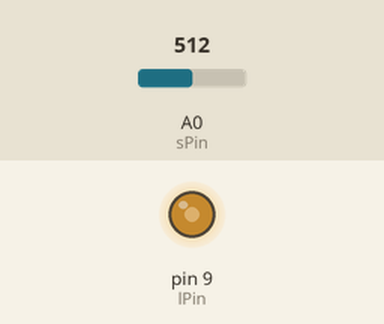
Bench run of a sketch on a simulated Arduino Uno, built with avr-gcc and run on an emulated ATmega328P. Parts: output pins drawn as LEDs (lit = HIGH). The test bench sets the inputs (shaded band); at power-on: A0 (sPin) = 512.

Above: at 1.2 s.
1.3 s: A0 (sPin) set to 716
At 2.1 s:
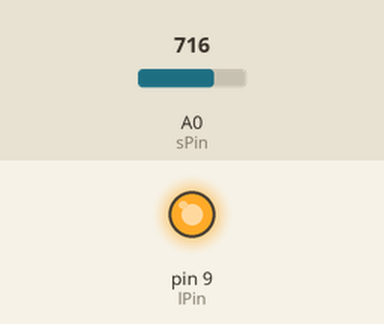
2.8 s: A0 (sPin) set to 511
At 3.2 s:
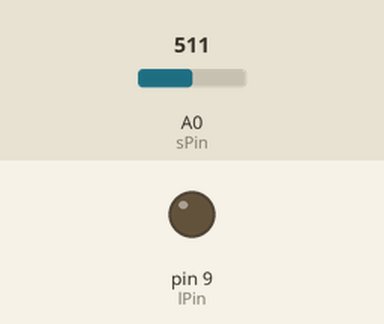
4.3 s: A0 (sPin) set to 532
5.8 s: A0 (sPin) set to 553
At 6.7 s:
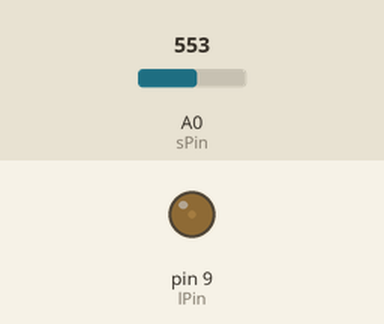
7.3 s: A0 (sPin) set to 306
At 7.8 s:
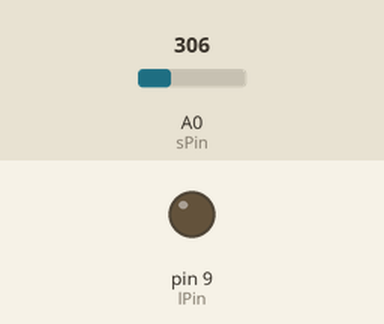
Timing chart, 0 to 9.8 s (numbered marks = the images above; inputs shaded):
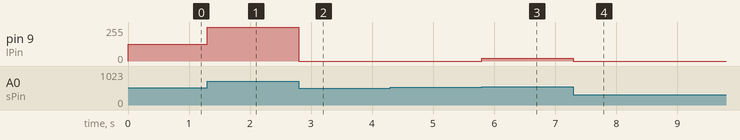

The sketch:

c06.ino
```cpp
//photo resistor
const int sPin = 0;
const int lPin = 9;

int lLvl, high = 0, low = 1023;

void setup() {
  pinMode(lPin, OUTPUT);
}

void loop() {
  lLvl = analogRead(sPin);
  //  manualTune();
  autoTune();
  analogWrite(lPin, lLvl);
}

void manualTune() {
  lLvl = map(lLvl, 0, 1023,0, 255);
  lLvl = constrain(lLvl, 0, 255);
}

void autoTune() {
  if(lLvl < low) {
    low = lLvl;
  }

  if(lLvl > high) {
    high = lLvl;
  }

  lLvl = map(lLvl, low+30, high-30, 0, 255);
  lLvl = constrain(lLvl, 0, 255);
}
```

Measured:
- after the input at 1.3 s, pin 9 (lPin): 127/255 → 255/255 at once
- after the input at 2.8 s, pin 9 (lPin): 255/255 → 0/255 at once
- after the input at 4.3 s, every drawn part: stays the same
- after the input at 5.8 s, pin 9 (lPin): 0/255 → 21/255 at once
- after the input at 7.3 s, pin 9 (lPin): 21/255 → 0/255 at once
